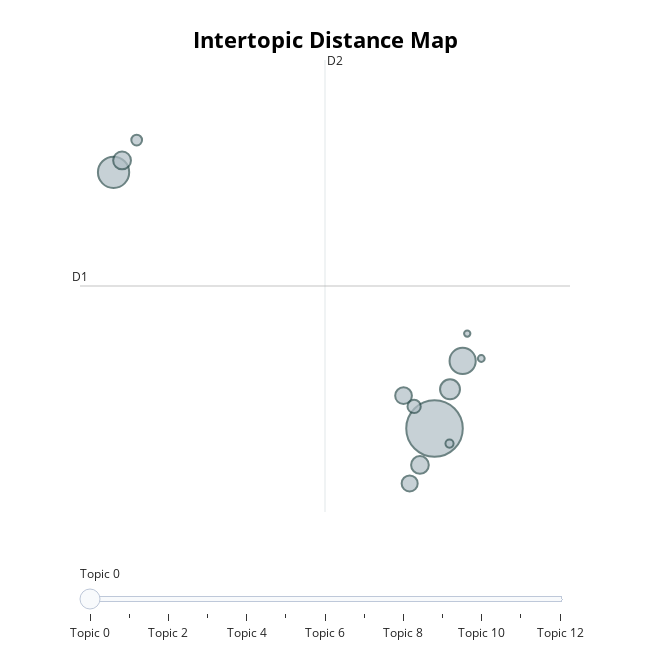

Notebook code cell kept with this figure:
### Code cell
topic_model.visualize_topics()

### Figure 1 — Plotly figure (JSON) as saved in the notebook; plotly's stock layout.template omitted (floating-point values rounded to 4 significant figures)
{"data": [{"customdata": [[0, "abortion | kansa | woman | roevswade | right", 31959], [1, "womensrights | woman | womensrightsarehumanrights | right | men", 9775], [2, "womensrights | vote | gop | republican | roevswade", 6844], [3, "protest | independence | 4th | july | roevswade", 3969], [4, "womensrights | johnsonout163 | johnsonout163 womensrights | woman | mybodymychoice", 3167], [5, "supremecourtiscompromised | court | supremecourt | supreme | supreme court", 3133], [6, "mybodymychoice | vaccine | prochoice | body | covid", 2797], [7, "roevswade | roevwade | overturned | roeoverturned | overturning", 2577], [8, "vasectomy | abortion | pampalaglag | ectopic | pregnancy", 1758], [9, "time ensure | choice body future | hi potus | legislate defend | defend woman choice", 1150], [10, "abortion care | canada | care | cdnpoli | decriminalized", 663], [11, "panama | putinfault panama | putinfault panama thankatrucker | panama thankatrucker freedom | panama thankatrucker", 463], [12, "magats | fbr | history | psychology | resist", 400]], "hovertemplate": "<b>Topic %{customdata[0]}</b><br>%{customdata[1]}<br>Size: %{customdata[2]}", "legendgroup": "", "marker": {"color": "#B0BEC5", "line": {"color": "DarkSlateGrey", "width": 2}, "size": [31959, 9775, 6844, 3969, 3167, 3133, 2797, 2577, 1758, 1150, 663, 463, 400], "sizemode": "area", "sizeref": 19.97, "symbol": "circle"}, "mode": "markers", "name": "", "orientation": "v", "showlegend": false, "type": "scatter", "x": [15.41, 6.331, 16.21, 15.85, 6.571, 15.0, 14.54, 14.71, 14.83, 6.985, 15.84, 16.73, 16.34], "xaxis": "x", "y": [4.967, 10.15, 6.334, 5.759, 10.39, 4.228, 5.63, 3.854, 5.413, 10.8, 4.66, 6.383, 6.888], "yaxis": "y"}], "layout": {"annotations": [{"showarrow": false, "text": "D1", "x": 5.381, "y": 7.851, "yshift": 10}, {"showarrow": false, "text": "D2", "x": 12.31, "xshift": 10, "y": 12.43}], "height": 650, "hoverlabel": {"bgcolor": "white", "font": {"family": "Rockwell", "size": 16}}, "legend": {"itemsizing": "constant", "tracegroupgap": 0}, "margin": {"t": 60}, "shapes": [{"line": {"color": "#CFD8DC", "width": 2}, "type": "line", "x0": 12.31, "x1": 12.31, "y0": 3.276, "y1": 12.43}, {"line": {"color": "#9E9E9E", "width": 2}, "type": "line", "x0": 5.381, "x1": 19.25, "y0": 7.851, "y1": 7.851}], "sliders": [{"active": 0, "pad": {"t": 50}, "steps": [{"args": [{"marker.color": [["red", "#B0BEC5", "#B0BEC5", "#B0BEC5", "#B0BEC5", "#B0BEC5", "#B0BEC5", "#B0BEC5", "#B0BEC5", "#B0BEC5", "#B0BEC5", "#B0BEC5", "#B0BEC5"]]}], "label": "Topic 0", "method": "update"}, {"args": [{"marker.color": [["#B0BEC5", "red", "#B0BEC5", "#B0BEC5", "#B0BEC5", "#B0BEC5", "#B0BEC5", "#B0BEC5", "#B0BEC5", "#B0BEC5", "#B0BEC5", "#B0BEC5", "#B0BEC5"]]}], "label": "Topic 1", "method": "update"}, {"args": [{"marker.color": [["#B0BEC5", "#B0BEC5", "red", "#B0BEC5", "#B0BEC5", "#B0BEC5", "#B0BEC5", "#B0BEC5", "#B0BEC5", "#B0BEC5", "#B0BEC5", "#B0BEC5", "#B0BEC5"]]}], "label": "Topic 2", "method": "update"}, {"args": [{"marker.color": [["#B0BEC5", "#B0BEC5", "#B0BEC5", "red", "#B0BEC5", "#B0BEC5", "#B0BEC5", "#B0BEC5", "#B0BEC5", "#B0BEC5", "#B0BEC5", "#B0BEC5", "#B0BEC5"]]}], "label": "Topic 3", "method": "update"}, {"args": [{"marker.color": [["#B0BEC5", "#B0BEC5", "#B0BEC5", "#B0BEC5", "red", "#B0BEC5", "#B0BEC5", "#B0BEC5", "#B0BEC5", "#B0BEC5", "#B0BEC5", "#B0BEC5", "#B0BEC5"]]}], "label": "Topic 4", "method": "update"}, {"args": [{"marker.color": [["#B0BEC5", "#B0BEC5", "#B0BEC5", "#B0BEC5", "#B0BEC5", "red", "#B0BEC5", "#B0BEC5", "#B0BEC5", "#B0BEC5", "#B0BEC5", "#B0BEC5", "#B0BEC5"]]}], "label": "Topic 5", "method": "update"}, {"args": [{"marker.color": [["#B0BEC5", "#B0BEC5", "#B0BEC5", "#B0BEC5", "#B0BEC5", "#B0BEC5", "red", "#B0BEC5", "#B0BEC5", "#B0BEC5", "#B0BEC5", "#B0BEC5", "#B0BEC5"]]}], "label": "Topic 6", "method": "update"}, {"args": [{"marker.color": [["#B0BEC5", "#B0BEC5", "#B0BEC5", "#B0BEC5", "#B0BEC5", "#B0BEC5", "#B0BEC5", "red", "#B0BEC5", "#B0BEC5", "#B0BEC5", "#B0BEC5", "#B0BEC5"]]}], "label": "Topic 7", "method": "update"}, {"args": [{"marker.color": [["#B0BEC5", "#B0BEC5", "#B0BEC5", "#B0BEC5", "#B0BEC5", "#B0BEC5", "#B0BEC5", "#B0BEC5", "red", "#B0BEC5", "#B0BEC5", "#B0BEC5", "#B0BEC5"]]}], "label": "Topic 8", "method": "update"}, {"args": [{"marker.color": [["#B0BEC5", "#B0BEC5", "#B0BEC5", "#B0BEC5", "#B0BEC5", "#B0BEC5", "#B0BEC5", "#B0BEC5", "#B0BEC5", "red", "#B0BEC5", "#B0BEC5", "#B0BEC5"]]}], "label": "Topic 9", "method": "update"}, {"args": [{"marker.color": [["#B0BEC5", "#B0BEC5", "#B0BEC5", "#B0BEC5", "#B0BEC5", "#B0BEC5", "#B0BEC5", "#B0BEC5", "#B0BEC5", "#B0BEC5", "red", "#B0BEC5", "#B0BEC5"]]}], "label": "Topic 10", "method": "update"}, {"args": [{"marker.color": [["#B0BEC5", "#B0BEC5", "#B0BEC5", "#B0BEC5", "#B0BEC5", "#B0BEC5", "#B0BEC5", "#B0BEC5", "#B0BEC5", "#B0BEC5", "#B0BEC5", "red", "#B0BEC5"]]}], "label": "Topic 11", "method": "update"}, {"args": [{"marker.color": [["#B0BEC5", "#B0BEC5", "#B0BEC5", "#B0BEC5", "#B0BEC5", "#B0BEC5", "#B0BEC5", "#B0BEC5", "#B0BEC5", "#B0BEC5", "#B0BEC5", "#B0BEC5", "red"]]}], "label": "Topic 12", "method": "update"}]}], "title": {"font": {"color": "Black", "size": 22}, "text": "<b>Intertopic Distance Map</b>", "x": 0.5, "xanchor": "center", "y": 0.95, "yanchor": "top"}, "width": 650, "xaxis": {"anchor": "y", "domain": [0, 1], "range": [5.381, 19.25], "title": {"text": ""}, "visible": false}, "yaxis": {"anchor": "x", "domain": [0, 1], "range": [3.276, 12.43], "title": {"text": ""}, "visible": false}}}
